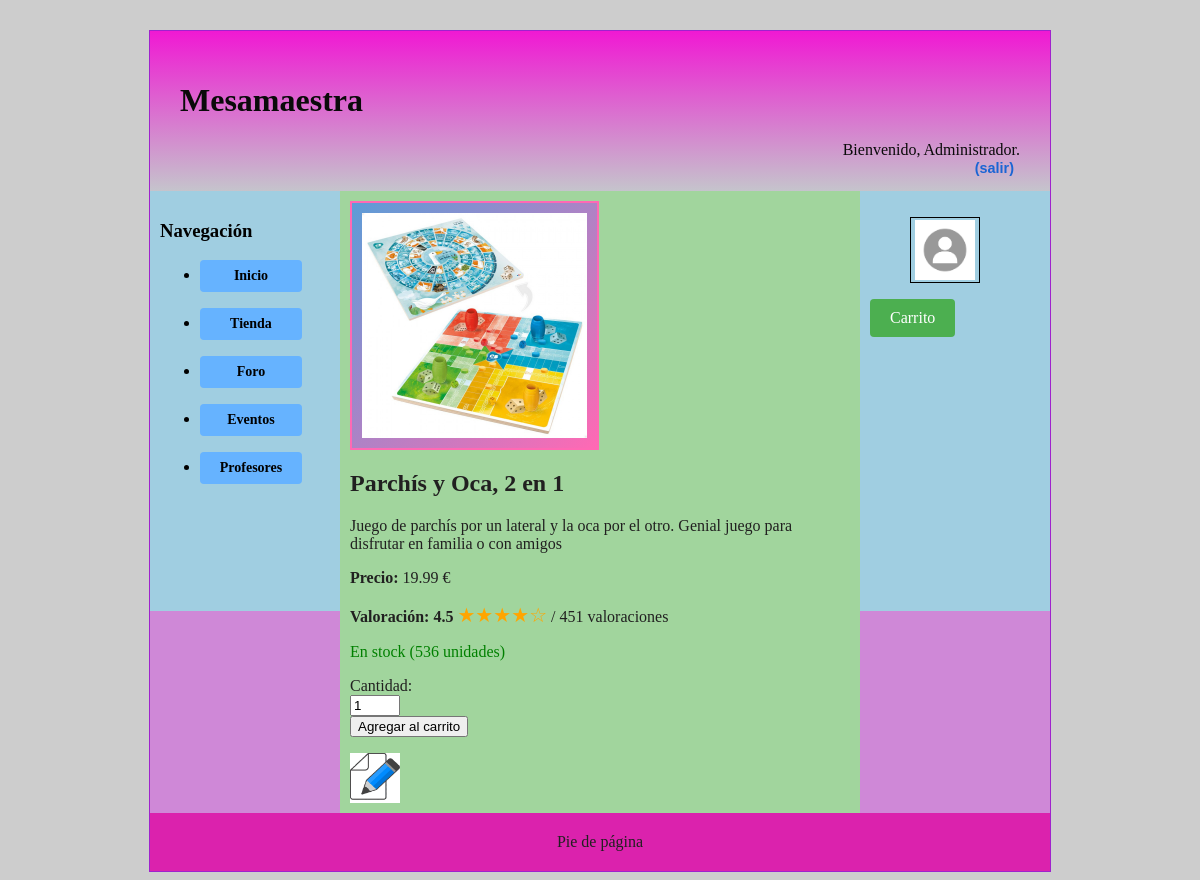
Before: /includes/src/Productos/caracteristicaProducto.php?id_producto=1 (signed in) with the older database file.
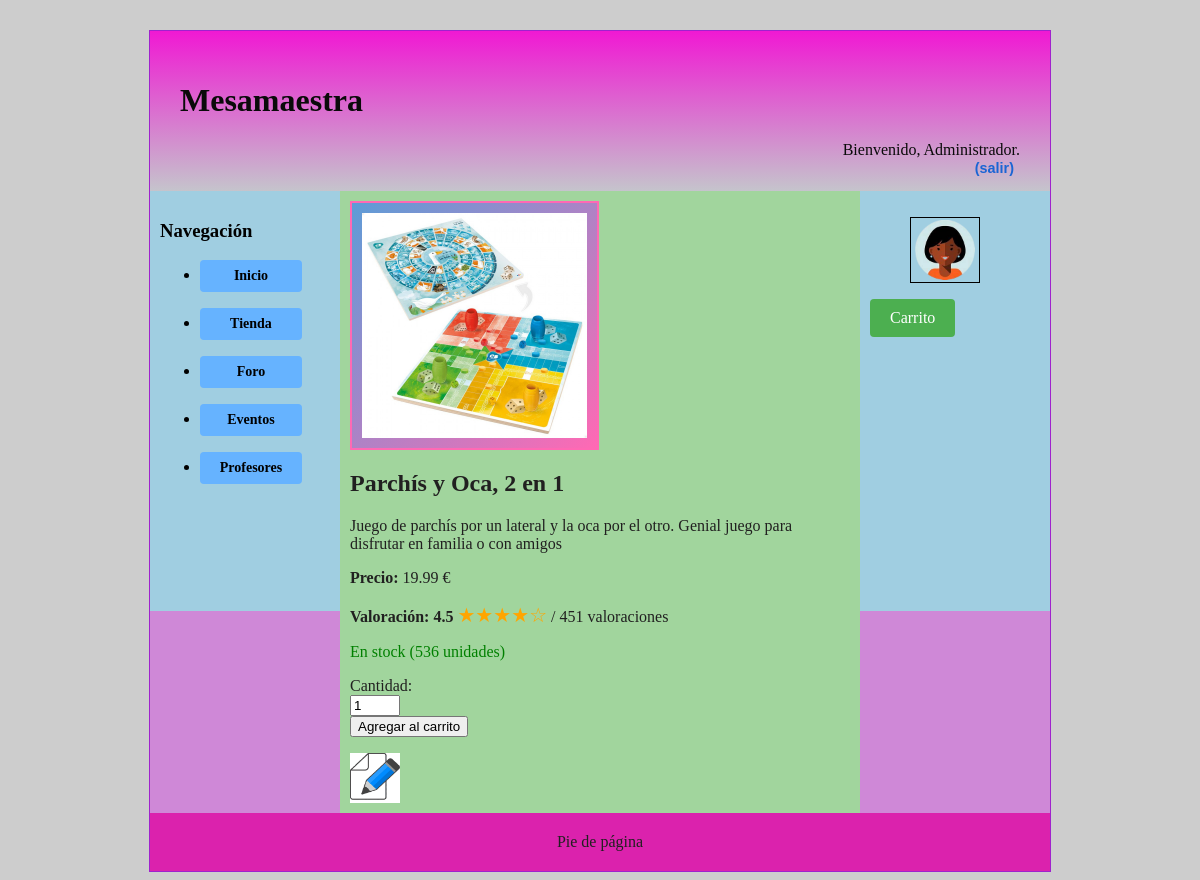
After: the same page with the newer database file.
### tables this page shows
CREATE TABLE `usuarios` (
  `id` int(11) NOT NULL,
  `password` varchar(70) NOT NULL,
  `nombre` varchar(50) NOT NULL,
  `correo` varchar(50) NOT NULL,
  `rolUser` int(11) NOT NULL,
  `valoracion` float DEFAULT NULL,
  `precio` float DEFAULT NULL,
  `avatar` varchar(50) DEFAULT NULL
);

### includes/src/BD.php (called while the page is built, shortened)
<?php
class BD
{
    private static $instancia;
    public static function getInstance()
    {
        if (!self::$instancia instanceof self) {
            self::$instancia = new static();
        }
        return self::$instancia;
    }
    private $rutaRaizApp;
    private $dirInstalacion;
    private $inicializada;
    private function __construct()
    {
        $this->inicializada = false;
    }
    public function init($bdDatosConexion, $rutaApp = RUTA_APP, $dirInstalacion = __DIR__. '/../')
    {
        if (!$this->inicializada) {
            $this->rutaRaizApp = $rutaApp;
            $this->dirInstalacion = $dirInstalacion;
            $tamDirInstalacion = mb_strlen($this->dirInstalacion);
            if ($tamDirInstalacion > 0) {
                $ultimoChar = mb_substr($this->dirInstalacion, $tamDirInstalacion-1, 1);
                if ($ultimoChar === DIRECTORY_SEPARATOR || $ultimoChar === '/') {
                    $this->dirInstalacion = mb_substr($this->dirInstalacion, 0, $tamDirInstalacion - 1);
                }
            }
            $this->inicializada = true;
        }
    }
    public function resuelve($path = '')
    {
        $rutaAppLongitudPrefijo = mb_strlen($this->rutaRaizApp);
        return $this->rutaRaizApp . $path;
    }
    public function doInclude($path = '', &$params= [])
    {
        $this->doIncludeInterna($path, $params);
    }
    private function doIncludeInterna($path, &$params)
    {
        include($this->dirInstalacion  . $path);
    }
    public function generaVista(string $rutaVista, &$params)
    {
        $params['app'] = $this;
        $rutaVista = "/vistas{$rutaVista}";
        $this->doIncludeInterna($rutaVista, $params);
    }
    public function usuarioLogueado()
    {
        return ($_SESSION['login'] ?? false) === true;
    }
}

### includes/vistas/helpers/utils.php (called while the page is built, shortened)
<?php
function resuelve($path = ''){
    $app = \es\ucm\fdi\aw\src\BD::getInstance();
    $url = $app->resuelve($path);
    return $url;
}

### includes/src/Productos/Producto.php (called while the page is built, shortened)
<?php
class Producto
{
    private $nombre;
    private function __construct($id, $nombre, $precio, $descripcion, $imagen, $valoracion, $num_valoraciones,$cantidad)
    {
        $this->nombre = $nombre;
    }
    public function getNombre()
    {
        return $this->nombre;
    }
    public static function buscaPorId($idProducto)
    {
        $result = null;
        $conn = BD::getInstance()->getConexionBd();
        $query = sprintf('SELECT * FROM productos P WHERE P.id = %d;', $idProducto);
        $rs = null;
        try{
            $rs = $conn->query($query);
            $fila = $rs->fetch_assoc();
            if ($fila) {
                $result = new Producto($fila['id'], $fila['nombre'], $fila['precio'], $fila['descripcion'], $fila['imagen'], $fila['valoracion'], $fila['num_valoraciones'], $fila['cantidad']);
            }
        } finally {
            if ($rs != null) {
                $rs->free();
            }
        }
        return $result;
    }
}

### includes/src/usuarios/Usuario.php (called while the page is built, shortened)
<?php
class Usuario
{
    public static function buscaUsuario($correo)
    {
        $conn = \es\ucm\fdi\aw\src\BD::getInstance()->getConexionBd();
        $query = sprintf("SELECT * FROM usuarios U WHERE U.correo='%s'", $conn->real_escape_string($correo));
        $rs = $conn->query($query);
        $result = false;
        if ($rs) {
            $fila = $rs->fetch_assoc();
            if ($fila) {
                $result = new Usuario($fila['rolUser'], $fila['nombre'], $fila['password'],$fila['correo'], $fila['avatar'],$fila['id']);
            }
        } else {
            error_log("Error BD ({$conn->errno}): {$conn->error}");
        }
        return $result;
    }
    private $nombre;
    private $avatar;
    protected  function __construct($rol,$nombre, $password, $correo, $avatar, $id = null)
    {
        $this->nombre = $nombre;
        $this->avatar = $avatar;
    }
    public function getNombre()
    {
        return $this->nombre;
    }
    public function getAvatar()
    {
        return $this->avatar;
    }
}

### includes/src/Productos/caracteristicaProducto.php (the view, shortened to what the changed rows need)
<?php
    require_once __DIR__.'/../../config.php';
    $tituloPagina = 'Características Producto';
    $rutaCSS = resuelve('/css/imagenes.css');
    echo '<link rel="stylesheet" type="text/css" href="' . $rutaCSS . '">';
    if(isset($_GET['id_producto'])) {
        $id_producto = $_GET['id_producto'];
        $producto = Producto::buscaPorId($id_producto);
        if ($producto) {
            $imagenPath = RUTA_IMGS . $producto->getImagen();
            $valoracion = $producto->getValoracion();
            $valoracion_rounded = round($valoracion * 2) / 2;
            $contenidoPrincipal = <<<EOF
            <div class="producto_detalles">
                <img src="$imagenPath" alt="{$producto->getNombre()}" class="detalle_imagen">
                <h2>{$producto->getNombre()}</h2>
                <p>{$producto->getDescripcion()}</p>
                <p><strong>Precio:</strong> {$producto->getPrecio()} €</p>
                <p><strong>Valoración: {$producto->getValoracion()}   </strong>
            EOF;
            for ($i = 1; $i <= 5; $i++) {
                $contenidoPrincipal .= ($valoracion_rounded >= $i) ? '<span class="star">&#9733;</span>' : '<span class="star">&#9734;</span>';
            }
            $contenidoPrincipal .= " / {$producto->getNumValoraciones()} valoraciones</p>";
            if ($producto->getCantidad() > 0) {
                $contenidoPrincipal .= "<p class='stock verde'>En stock     ({$producto->getCantidad()} unidades)</p>";
            } else {
                $contenidoPrincipal .= "<p class='stock rojo'>Sin stock     ({$producto->getCantidad()} unidades) </p>";
            }
            if (isset($_SESSION["login"]) && ($_SESSION["login"] === true)) {
                $direccion = resuelve("/includes/agregar_al_carrito.php");
                $contenidoPrincipal .= <<<HTML
                    <form action='$direccion' method='post'>
                        <p>Cantidad: <input type='number' id='cantidad' name='cantidad' value='1' min='1' style='width: 50px;'>
                        <input type='hidden' name='id_producto' value='$id_producto'> <input type='submit' value='Agregar al carrito'></p>
                    </form>
                HTML;
            }
                $contenidoPrincipal .=<<<EOF
                <div class="editar_Producto">
                    <a href="/G3_SW/EditorProductoView.php?id_producto={$producto->getIdProducto()}">
                        <img src="/G3_SW/images/editar_producto.png" alt="Editor Producto" width="50" height="50">
                    </a>
                </div>
                EOF;
            $contenidoPrincipal .= "</div>";
        } else {
            $contenidoPrincipal = 'Producto no encontrado.';
        }
        $params = ['tituloPagina' => $tituloPagina, 'contenidoPrincipal' => $contenidoPrincipal];
        $app->generaVista('/plantillas/plantilla.php', $params);
    }
?>

### includes/vistas/comun/sidebarDer.php (shortened to what the changed rows need)
<aside id="sidebarDer">
<?php
$app = BD::getInstance();
if (!$app->usuarioLogueado())  : $avatar =(RUTA_IMGS . 'images/avatarPorDefecto.png');?>
        <img src="<?php echo $avatar; ?>" alt="Avatar por defecto" width="60" height="60">
    <?php else: ?>
            <?php
            $correo_usuario = $_SESSION['correo'];
            $usuario = Usuario::buscaUsuario($correo_usuario);
            $avatar = $usuario->getAvatar() ? (RUTA_IMGS . $usuario->getAvatar()) : (RUTA_IMGS . 'images/avatarPorDefecto.png');
            ?>
            <ul class="dropdown">
                <li class="menu1"><img src="<?php echo $avatar; ?>" alt="Avatar de <?php echo $usuario->getNombre(); ?>" width="60" height="60">
            </li>
        </ul>
    <?php endif; ?>
</aside>

Changed rows visible on the page:
now on this page (row edited): usuarios: avatar (picture)
